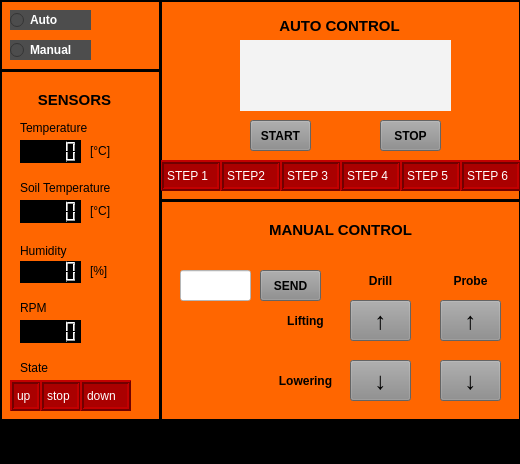
<?xml version="1.0" encoding="UTF-8"?>
<ui version="4.0">
 <class>probeGui</class>
 <widget class="QMainWindow" name="probeGui">
  <property name="windowModality">
   <enum>Qt::ApplicationModal</enum>
  </property>
  <property name="geometry">
   <rect>
    <x>0</x>
    <y>0</y>
    <width>520</width>
    <height>464</height>
   </rect>
  </property>
  <property name="windowTitle">
   <string>Probe Panel</string>
  </property>
  <property name="windowIcon">
   <iconset>
    <normaloff>resources/images/SPlogo_130x90(1naklejka).png</normaloff>resources/images/SPlogo_130x90(1naklejka).png</iconset>
  </property>
  <property name="styleSheet">
   <string notr="true">background-color: rgb(0, 0, 0);</string>
  </property>
  <widget class="QWidget" name="centralwidget">
   <widget class="QFrame" name="controlFrame">
    <property name="geometry">
     <rect>
      <x>0</x>
      <y>0</y>
      <width>161</width>
      <height>71</height>
     </rect>
    </property>
    <property name="palette">
     <palette>
      <active>
       <colorrole role="Button">
        <brush brushstyle="SolidPattern">
         <color alpha="255">
          <red>255</red>
          <green>102</green>
          <blue>0</blue>
         </color>
        </brush>
       </colorrole>
       <colorrole role="Midlight">
        <brush brushstyle="SolidPattern">
         <color alpha="255">
          <red>77</red>
          <green>77</green>
          <blue>77</blue>
         </color>
        </brush>
       </colorrole>
       <colorrole role="Text">
        <brush brushstyle="SolidPattern">
         <color alpha="255">
          <red>255</red>
          <green>102</green>
          <blue>0</blue>
         </color>
        </brush>
       </colorrole>
       <colorrole role="Base">
        <brush brushstyle="SolidPattern">
         <color alpha="255">
          <red>255</red>
          <green>102</green>
          <blue>0</blue>
         </color>
        </brush>
       </colorrole>
       <colorrole role="Window">
        <brush brushstyle="SolidPattern">
         <color alpha="255">
          <red>255</red>
          <green>102</green>
          <blue>0</blue>
         </color>
        </brush>
       </colorrole>
      </active>
      <inactive>
       <colorrole role="Button">
        <brush brushstyle="SolidPattern">
         <color alpha="255">
          <red>255</red>
          <green>102</green>
          <blue>0</blue>
         </color>
        </brush>
       </colorrole>
       <colorrole role="Midlight">
        <brush brushstyle="SolidPattern">
         <color alpha="255">
          <red>77</red>
          <green>77</green>
          <blue>77</blue>
         </color>
        </brush>
       </colorrole>
       <colorrole role="Text">
        <brush brushstyle="SolidPattern">
         <color alpha="255">
          <red>255</red>
          <green>102</green>
          <blue>0</blue>
         </color>
        </brush>
       </colorrole>
       <colorrole role="Base">
        <brush brushstyle="SolidPattern">
         <color alpha="255">
          <red>255</red>
          <green>102</green>
          <blue>0</blue>
         </color>
        </brush>
       </colorrole>
       <colorrole role="Window">
        <brush brushstyle="SolidPattern">
         <color alpha="255">
          <red>255</red>
          <green>102</green>
          <blue>0</blue>
         </color>
        </brush>
       </colorrole>
      </inactive>
      <disabled>
       <colorrole role="Button">
        <brush brushstyle="SolidPattern">
         <color alpha="255">
          <red>255</red>
          <green>102</green>
          <blue>0</blue>
         </color>
        </brush>
       </colorrole>
       <colorrole role="Midlight">
        <brush brushstyle="SolidPattern">
         <color alpha="255">
          <red>77</red>
          <green>77</green>
          <blue>77</blue>
         </color>
        </brush>
       </colorrole>
       <colorrole role="Text">
        <brush brushstyle="SolidPattern">
         <color alpha="255">
          <red>120</red>
          <green>120</green>
          <blue>120</blue>
         </color>
        </brush>
       </colorrole>
       <colorrole role="Base">
        <brush brushstyle="SolidPattern">
         <color alpha="255">
          <red>255</red>
          <green>102</green>
          <blue>0</blue>
         </color>
        </brush>
       </colorrole>
       <colorrole role="Window">
        <brush brushstyle="SolidPattern">
         <color alpha="255">
          <red>255</red>
          <green>102</green>
          <blue>0</blue>
         </color>
        </brush>
       </colorrole>
      </disabled>
     </palette>
    </property>
    <property name="styleSheet">
     <string notr="true">background-color: rgb(255, 102, 0);</string>
    </property>
    <property name="frameShape">
     <enum>QFrame::Panel</enum>
    </property>
    <property name="frameShadow">
     <enum>QFrame::Plain</enum>
    </property>
    <property name="lineWidth">
     <number>2</number>
    </property>
    <property name="midLineWidth">
     <number>9</number>
    </property>
    <widget class="QRadioButton" name="manualControlRadio">
     <property name="geometry">
      <rect>
       <x>10</x>
       <y>40</y>
       <width>81</width>
       <height>20</height>
      </rect>
     </property>
     <property name="font">
      <font>
       <weight>75</weight>
       <bold>true</bold>
      </font>
     </property>
     <property name="styleSheet">
      <string notr="true">color: rgb(255, 255, 255);
background-color: rgb(77, 77, 77);</string>
     </property>
     <property name="text">
      <string>Manual</string>
     </property>
    </widget>
    <widget class="QRadioButton" name="autoControlRadio">
     <property name="geometry">
      <rect>
       <x>10</x>
       <y>10</y>
       <width>81</width>
       <height>20</height>
      </rect>
     </property>
     <property name="font">
      <font>
       <weight>75</weight>
       <bold>true</bold>
      </font>
     </property>
     <property name="styleSheet">
      <string notr="true">background-color: rgb(77, 77, 77);
border-color: rgb(170, 0, 0);
color: rgb(255, 255, 255);</string>
     </property>
     <property name="text">
      <string>Auto</string>
     </property>
    </widget>
   </widget>
   <widget class="QFrame" name="autoFrame">
    <property name="geometry">
     <rect>
      <x>160</x>
      <y>0</y>
      <width>361</width>
      <height>201</height>
     </rect>
    </property>
    <property name="palette">
     <palette>
      <active>
       <colorrole role="Button">
        <brush brushstyle="SolidPattern">
         <color alpha="255">
          <red>255</red>
          <green>102</green>
          <blue>0</blue>
         </color>
        </brush>
       </colorrole>
       <colorrole role="Midlight">
        <brush brushstyle="SolidPattern">
         <color alpha="255">
          <red>77</red>
          <green>77</green>
          <blue>77</blue>
         </color>
        </brush>
       </colorrole>
       <colorrole role="Text">
        <brush brushstyle="SolidPattern">
         <color alpha="255">
          <red>255</red>
          <green>102</green>
          <blue>0</blue>
         </color>
        </brush>
       </colorrole>
       <colorrole role="Base">
        <brush brushstyle="SolidPattern">
         <color alpha="255">
          <red>255</red>
          <green>102</green>
          <blue>0</blue>
         </color>
        </brush>
       </colorrole>
       <colorrole role="Window">
        <brush brushstyle="SolidPattern">
         <color alpha="255">
          <red>255</red>
          <green>102</green>
          <blue>0</blue>
         </color>
        </brush>
       </colorrole>
      </active>
      <inactive>
       <colorrole role="Button">
        <brush brushstyle="SolidPattern">
         <color alpha="255">
          <red>255</red>
          <green>102</green>
          <blue>0</blue>
         </color>
        </brush>
       </colorrole>
       <colorrole role="Midlight">
        <brush brushstyle="SolidPattern">
         <color alpha="255">
          <red>77</red>
          <green>77</green>
          <blue>77</blue>
         </color>
        </brush>
       </colorrole>
       <colorrole role="Text">
        <brush brushstyle="SolidPattern">
         <color alpha="255">
          <red>255</red>
          <green>102</green>
          <blue>0</blue>
         </color>
        </brush>
       </colorrole>
       <colorrole role="Base">
        <brush brushstyle="SolidPattern">
         <color alpha="255">
          <red>255</red>
          <green>102</green>
          <blue>0</blue>
         </color>
        </brush>
       </colorrole>
       <colorrole role="Window">
        <brush brushstyle="SolidPattern">
         <color alpha="255">
          <red>255</red>
          <green>102</green>
          <blue>0</blue>
         </color>
        </brush>
       </colorrole>
      </inactive>
      <disabled>
       <colorrole role="Button">
        <brush brushstyle="SolidPattern">
         <color alpha="255">
          <red>255</red>
          <green>102</green>
          <blue>0</blue>
         </color>
        </brush>
       </colorrole>
       <colorrole role="Midlight">
        <brush brushstyle="SolidPattern">
         <color alpha="255">
          <red>77</red>
          <green>77</green>
          <blue>77</blue>
         </color>
        </brush>
       </colorrole>
       <colorrole role="Text">
        <brush brushstyle="SolidPattern">
         <color alpha="255">
          <red>120</red>
          <green>120</green>
          <blue>120</blue>
         </color>
        </brush>
       </colorrole>
       <colorrole role="Base">
        <brush brushstyle="SolidPattern">
         <color alpha="255">
          <red>255</red>
          <green>102</green>
          <blue>0</blue>
         </color>
        </brush>
       </colorrole>
       <colorrole role="Window">
        <brush brushstyle="SolidPattern">
         <color alpha="255">
          <red>255</red>
          <green>102</green>
          <blue>0</blue>
         </color>
        </brush>
       </colorrole>
      </disabled>
     </palette>
    </property>
    <property name="styleSheet">
     <string notr="true">background-color: rgb(255, 102, 0);</string>
    </property>
    <property name="frameShape">
     <enum>QFrame::Panel</enum>
    </property>
    <property name="frameShadow">
     <enum>QFrame::Plain</enum>
    </property>
    <property name="lineWidth">
     <number>2</number>
    </property>
    <property name="midLineWidth">
     <number>9</number>
    </property>
    <widget class="QLabel" name="label_8">
     <property name="geometry">
      <rect>
       <x>9</x>
       <y>16</y>
       <width>341</width>
       <height>20</height>
      </rect>
     </property>
     <property name="font">
      <font>
       <pointsize>11</pointsize>
       <weight>75</weight>
       <bold>true</bold>
      </font>
     </property>
     <property name="text">
      <string>AUTO CONTROL</string>
     </property>
     <property name="alignment">
      <set>Qt::AlignCenter</set>
     </property>
    </widget>
    <widget class="QPushButton" name="startCycleButton">
     <property name="geometry">
      <rect>
       <x>90</x>
       <y>120</y>
       <width>61</width>
       <height>31</height>
      </rect>
     </property>
     <property name="font">
      <font>
       <weight>75</weight>
       <bold>true</bold>
      </font>
     </property>
     <property name="styleSheet">
      <string notr="true">
background-color: rgb(140, 140, 140);</string>
     </property>
     <property name="text">
      <string>START</string>
     </property>
    </widget>
    <widget class="QPushButton" name="stopCycleButton">
     <property name="geometry">
      <rect>
       <x>220</x>
       <y>120</y>
       <width>61</width>
       <height>31</height>
      </rect>
     </property>
     <property name="font">
      <font>
       <weight>75</weight>
       <bold>true</bold>
      </font>
     </property>
     <property name="styleSheet">
      <string notr="true">
background-color: rgb(140, 140, 140);</string>
     </property>
     <property name="text">
      <string>STOP</string>
     </property>
    </widget>
    <widget class="QLabel" name="stateOneLabel">
     <property name="geometry">
      <rect>
       <x>0</x>
       <y>160</y>
       <width>61</width>
       <height>31</height>
      </rect>
     </property>
     <property name="styleSheet">
      <string notr="true">color: rgb(255, 255, 255);
background-color: rgb(170, 0, 0);</string>
     </property>
     <property name="frameShape">
      <enum>QFrame::Box</enum>
     </property>
     <property name="frameShadow">
      <enum>QFrame::Raised</enum>
     </property>
     <property name="lineWidth">
      <number>2</number>
     </property>
     <property name="text">
      <string>STEP 1</string>
     </property>
    </widget>
    <widget class="QLabel" name="stateTwoLabel">
     <property name="geometry">
      <rect>
       <x>60</x>
       <y>160</y>
       <width>61</width>
       <height>31</height>
      </rect>
     </property>
     <property name="styleSheet">
      <string notr="true">color: rgb(255, 255, 255);
background-color: rgb(170, 0, 0);</string>
     </property>
     <property name="frameShape">
      <enum>QFrame::Box</enum>
     </property>
     <property name="frameShadow">
      <enum>QFrame::Raised</enum>
     </property>
     <property name="lineWidth">
      <number>2</number>
     </property>
     <property name="text">
      <string>STEP2</string>
     </property>
    </widget>
    <widget class="QLabel" name="stateThreeLabel">
     <property name="geometry">
      <rect>
       <x>120</x>
       <y>160</y>
       <width>61</width>
       <height>31</height>
      </rect>
     </property>
     <property name="styleSheet">
      <string notr="true">color: rgb(255, 255, 255);
background-color: rgb(170, 0, 0);</string>
     </property>
     <property name="frameShape">
      <enum>QFrame::Box</enum>
     </property>
     <property name="frameShadow">
      <enum>QFrame::Raised</enum>
     </property>
     <property name="lineWidth">
      <number>2</number>
     </property>
     <property name="text">
      <string>STEP 3</string>
     </property>
    </widget>
    <widget class="QLabel" name="stateFourLabel">
     <property name="geometry">
      <rect>
       <x>180</x>
       <y>160</y>
       <width>61</width>
       <height>31</height>
      </rect>
     </property>
     <property name="styleSheet">
      <string notr="true">color: rgb(255, 255, 255);
background-color: rgb(170, 0, 0);</string>
     </property>
     <property name="frameShape">
      <enum>QFrame::Box</enum>
     </property>
     <property name="frameShadow">
      <enum>QFrame::Raised</enum>
     </property>
     <property name="lineWidth">
      <number>2</number>
     </property>
     <property name="text">
      <string>STEP 4</string>
     </property>
    </widget>
    <widget class="QLabel" name="stateFiveLabel">
     <property name="geometry">
      <rect>
       <x>240</x>
       <y>160</y>
       <width>61</width>
       <height>31</height>
      </rect>
     </property>
     <property name="styleSheet">
      <string notr="true">color: rgb(255, 255, 255);
background-color: rgb(170, 0, 0);</string>
     </property>
     <property name="frameShape">
      <enum>QFrame::Box</enum>
     </property>
     <property name="frameShadow">
      <enum>QFrame::Raised</enum>
     </property>
     <property name="lineWidth">
      <number>2</number>
     </property>
     <property name="text">
      <string>STEP 5</string>
     </property>
    </widget>
    <widget class="QLabel" name="stateSixLabel">
     <property name="geometry">
      <rect>
       <x>300</x>
       <y>160</y>
       <width>61</width>
       <height>31</height>
      </rect>
     </property>
     <property name="styleSheet">
      <string notr="true">color: rgb(255, 255, 255);
background-color: rgb(170, 0, 0);</string>
     </property>
     <property name="frameShape">
      <enum>QFrame::Box</enum>
     </property>
     <property name="frameShadow">
      <enum>QFrame::Raised</enum>
     </property>
     <property name="lineWidth">
      <number>2</number>
     </property>
     <property name="text">
      <string>STEP 6</string>
     </property>
    </widget>
    <widget class="QLabel" name="processLabel">
     <property name="geometry">
      <rect>
       <x>80</x>
       <y>40</y>
       <width>211</width>
       <height>71</height>
      </rect>
     </property>
     <property name="styleSheet">
      <string notr="true">background-color: rgb(243, 243, 243);
color: rgb(0, 0, 0);</string>
     </property>
     <property name="text">
      <string/>
     </property>
    </widget>
   </widget>
   <widget class="QFrame" name="manualFrame">
    <property name="geometry">
     <rect>
      <x>160</x>
      <y>200</y>
      <width>361</width>
      <height>221</height>
     </rect>
    </property>
    <property name="palette">
     <palette>
      <active>
       <colorrole role="Button">
        <brush brushstyle="SolidPattern">
         <color alpha="255">
          <red>255</red>
          <green>102</green>
          <blue>0</blue>
         </color>
        </brush>
       </colorrole>
       <colorrole role="Midlight">
        <brush brushstyle="SolidPattern">
         <color alpha="255">
          <red>77</red>
          <green>77</green>
          <blue>77</blue>
         </color>
        </brush>
       </colorrole>
       <colorrole role="Text">
        <brush brushstyle="SolidPattern">
         <color alpha="255">
          <red>255</red>
          <green>102</green>
          <blue>0</blue>
         </color>
        </brush>
       </colorrole>
       <colorrole role="Base">
        <brush brushstyle="SolidPattern">
         <color alpha="255">
          <red>255</red>
          <green>102</green>
          <blue>0</blue>
         </color>
        </brush>
       </colorrole>
       <colorrole role="Window">
        <brush brushstyle="SolidPattern">
         <color alpha="255">
          <red>255</red>
          <green>102</green>
          <blue>0</blue>
         </color>
        </brush>
       </colorrole>
      </active>
      <inactive>
       <colorrole role="Button">
        <brush brushstyle="SolidPattern">
         <color alpha="255">
          <red>255</red>
          <green>102</green>
          <blue>0</blue>
         </color>
        </brush>
       </colorrole>
       <colorrole role="Midlight">
        <brush brushstyle="SolidPattern">
         <color alpha="255">
          <red>77</red>
          <green>77</green>
          <blue>77</blue>
         </color>
        </brush>
       </colorrole>
       <colorrole role="Text">
        <brush brushstyle="SolidPattern">
         <color alpha="255">
          <red>255</red>
          <green>102</green>
          <blue>0</blue>
         </color>
        </brush>
       </colorrole>
       <colorrole role="Base">
        <brush brushstyle="SolidPattern">
         <color alpha="255">
          <red>255</red>
          <green>102</green>
          <blue>0</blue>
         </color>
        </brush>
       </colorrole>
       <colorrole role="Window">
        <brush brushstyle="SolidPattern">
         <color alpha="255">
          <red>255</red>
          <green>102</green>
          <blue>0</blue>
         </color>
        </brush>
       </colorrole>
      </inactive>
      <disabled>
       <colorrole role="Button">
        <brush brushstyle="SolidPattern">
         <color alpha="255">
          <red>255</red>
          <green>102</green>
          <blue>0</blue>
         </color>
        </brush>
       </colorrole>
       <colorrole role="Midlight">
        <brush brushstyle="SolidPattern">
         <color alpha="255">
          <red>77</red>
          <green>77</green>
          <blue>77</blue>
         </color>
        </brush>
       </colorrole>
       <colorrole role="Text">
        <brush brushstyle="SolidPattern">
         <color alpha="255">
          <red>120</red>
          <green>120</green>
          <blue>120</blue>
         </color>
        </brush>
       </colorrole>
       <colorrole role="Base">
        <brush brushstyle="SolidPattern">
         <color alpha="255">
          <red>255</red>
          <green>102</green>
          <blue>0</blue>
         </color>
        </brush>
       </colorrole>
       <colorrole role="Window">
        <brush brushstyle="SolidPattern">
         <color alpha="255">
          <red>255</red>
          <green>102</green>
          <blue>0</blue>
         </color>
        </brush>
       </colorrole>
      </disabled>
     </palette>
    </property>
    <property name="styleSheet">
     <string notr="true">background-color: rgb(255, 102, 0);</string>
    </property>
    <property name="frameShape">
     <enum>QFrame::Panel</enum>
    </property>
    <property name="frameShadow">
     <enum>QFrame::Plain</enum>
    </property>
    <property name="lineWidth">
     <number>2</number>
    </property>
    <property name="midLineWidth">
     <number>9</number>
    </property>
    <widget class="QLabel" name="label_10">
     <property name="geometry">
      <rect>
       <x>10</x>
       <y>20</y>
       <width>341</width>
       <height>20</height>
      </rect>
     </property>
     <property name="font">
      <font>
       <pointsize>11</pointsize>
       <weight>75</weight>
       <bold>true</bold>
      </font>
     </property>
     <property name="text">
      <string>MANUAL CONTROL</string>
     </property>
     <property name="alignment">
      <set>Qt::AlignCenter</set>
     </property>
    </widget>
    <widget class="QLabel" name="label_11">
     <property name="geometry">
      <rect>
       <x>190</x>
       <y>70</y>
       <width>61</width>
       <height>21</height>
      </rect>
     </property>
     <property name="font">
      <font>
       <weight>75</weight>
       <bold>true</bold>
      </font>
     </property>
     <property name="text">
      <string>Drill</string>
     </property>
     <property name="alignment">
      <set>Qt::AlignCenter</set>
     </property>
    </widget>
    <widget class="QLineEdit" name="velocityInputLabel">
     <property name="geometry">
      <rect>
       <x>20</x>
       <y>70</y>
       <width>71</width>
       <height>31</height>
      </rect>
     </property>
     <property name="styleSheet">
      <string notr="true">background-color: rgb(255, 255, 255);</string>
     </property>
    </widget>
    <widget class="QPushButton" name="sendVelocityButton">
     <property name="geometry">
      <rect>
       <x>100</x>
       <y>70</y>
       <width>61</width>
       <height>31</height>
      </rect>
     </property>
     <property name="font">
      <font>
       <weight>75</weight>
       <bold>true</bold>
      </font>
     </property>
     <property name="styleSheet">
      <string notr="true">
background-color: rgb(140, 140, 140);</string>
     </property>
     <property name="text">
      <string>SEND</string>
     </property>
    </widget>
    <widget class="QPushButton" name="upArrowButtonDrill">
     <property name="geometry">
      <rect>
       <x>190</x>
       <y>100</y>
       <width>61</width>
       <height>41</height>
      </rect>
     </property>
     <property name="font">
      <font>
       <pointsize>18</pointsize>
       <weight>75</weight>
       <italic>false</italic>
       <bold>true</bold>
       <underline>false</underline>
       <strikeout>false</strikeout>
      </font>
     </property>
     <property name="styleSheet">
      <string notr="true">
background-color: rgb(140, 140, 140);</string>
     </property>
     <property name="text">
      <string>↑</string>
     </property>
    </widget>
    <widget class="QPushButton" name="upArrowButtonProbe">
     <property name="geometry">
      <rect>
       <x>280</x>
       <y>100</y>
       <width>61</width>
       <height>41</height>
      </rect>
     </property>
     <property name="font">
      <font>
       <pointsize>18</pointsize>
       <weight>75</weight>
       <italic>false</italic>
       <bold>true</bold>
       <underline>false</underline>
       <strikeout>false</strikeout>
      </font>
     </property>
     <property name="styleSheet">
      <string notr="true">
background-color: rgb(140, 140, 140);</string>
     </property>
     <property name="text">
      <string>↑</string>
     </property>
    </widget>
    <widget class="QPushButton" name="downArrowButtonProbe">
     <property name="geometry">
      <rect>
       <x>280</x>
       <y>160</y>
       <width>61</width>
       <height>41</height>
      </rect>
     </property>
     <property name="font">
      <font>
       <pointsize>18</pointsize>
       <weight>75</weight>
       <italic>false</italic>
       <bold>true</bold>
       <underline>false</underline>
       <strikeout>false</strikeout>
      </font>
     </property>
     <property name="styleSheet">
      <string notr="true">
background-color: rgb(140, 140, 140);</string>
     </property>
     <property name="text">
      <string>↓</string>
     </property>
    </widget>
    <widget class="QPushButton" name="downArrowButtonDrill">
     <property name="geometry">
      <rect>
       <x>190</x>
       <y>160</y>
       <width>61</width>
       <height>41</height>
      </rect>
     </property>
     <property name="font">
      <font>
       <pointsize>18</pointsize>
       <weight>75</weight>
       <italic>false</italic>
       <bold>true</bold>
       <underline>false</underline>
       <strikeout>false</strikeout>
      </font>
     </property>
     <property name="styleSheet">
      <string notr="true">
background-color: rgb(140, 140, 140);</string>
     </property>
     <property name="text">
      <string>↓</string>
     </property>
    </widget>
    <widget class="QLabel" name="label_16">
     <property name="geometry">
      <rect>
       <x>280</x>
       <y>70</y>
       <width>61</width>
       <height>21</height>
      </rect>
     </property>
     <property name="font">
      <font>
       <weight>75</weight>
       <bold>true</bold>
      </font>
     </property>
     <property name="text">
      <string>Probe</string>
     </property>
     <property name="alignment">
      <set>Qt::AlignCenter</set>
     </property>
    </widget>
    <widget class="QLabel" name="label_17">
     <property name="geometry">
      <rect>
       <x>110</x>
       <y>110</y>
       <width>71</width>
       <height>21</height>
      </rect>
     </property>
     <property name="font">
      <font>
       <weight>75</weight>
       <bold>true</bold>
      </font>
     </property>
     <property name="text">
      <string>Lifting</string>
     </property>
     <property name="alignment">
      <set>Qt::AlignCenter</set>
     </property>
    </widget>
    <widget class="QLabel" name="label_20">
     <property name="geometry">
      <rect>
       <x>110</x>
       <y>170</y>
       <width>71</width>
       <height>21</height>
      </rect>
     </property>
     <property name="font">
      <font>
       <weight>75</weight>
       <bold>true</bold>
      </font>
     </property>
     <property name="text">
      <string>Lowering</string>
     </property>
     <property name="alignment">
      <set>Qt::AlignCenter</set>
     </property>
    </widget>
   </widget>
   <widget class="QFrame" name="sensorFrame">
    <property name="geometry">
     <rect>
      <x>0</x>
      <y>70</y>
      <width>161</width>
      <height>351</height>
     </rect>
    </property>
    <property name="palette">
     <palette>
      <active>
       <colorrole role="Button">
        <brush brushstyle="SolidPattern">
         <color alpha="255">
          <red>255</red>
          <green>102</green>
          <blue>0</blue>
         </color>
        </brush>
       </colorrole>
       <colorrole role="Midlight">
        <brush brushstyle="SolidPattern">
         <color alpha="255">
          <red>77</red>
          <green>77</green>
          <blue>77</blue>
         </color>
        </brush>
       </colorrole>
       <colorrole role="Text">
        <brush brushstyle="SolidPattern">
         <color alpha="255">
          <red>255</red>
          <green>102</green>
          <blue>0</blue>
         </color>
        </brush>
       </colorrole>
       <colorrole role="Base">
        <brush brushstyle="SolidPattern">
         <color alpha="255">
          <red>255</red>
          <green>102</green>
          <blue>0</blue>
         </color>
        </brush>
       </colorrole>
       <colorrole role="Window">
        <brush brushstyle="SolidPattern">
         <color alpha="255">
          <red>255</red>
          <green>102</green>
          <blue>0</blue>
         </color>
        </brush>
       </colorrole>
      </active>
      <inactive>
       <colorrole role="Button">
        <brush brushstyle="SolidPattern">
         <color alpha="255">
          <red>255</red>
          <green>102</green>
          <blue>0</blue>
         </color>
        </brush>
       </colorrole>
       <colorrole role="Midlight">
        <brush brushstyle="SolidPattern">
         <color alpha="255">
          <red>77</red>
          <green>77</green>
          <blue>77</blue>
         </color>
        </brush>
       </colorrole>
       <colorrole role="Text">
        <brush brushstyle="SolidPattern">
         <color alpha="255">
          <red>255</red>
          <green>102</green>
          <blue>0</blue>
         </color>
        </brush>
       </colorrole>
       <colorrole role="Base">
        <brush brushstyle="SolidPattern">
         <color alpha="255">
          <red>255</red>
          <green>102</green>
          <blue>0</blue>
         </color>
        </brush>
       </colorrole>
       <colorrole role="Window">
        <brush brushstyle="SolidPattern">
         <color alpha="255">
          <red>255</red>
          <green>102</green>
          <blue>0</blue>
         </color>
        </brush>
       </colorrole>
      </inactive>
      <disabled>
       <colorrole role="Button">
        <brush brushstyle="SolidPattern">
         <color alpha="255">
          <red>255</red>
          <green>102</green>
          <blue>0</blue>
         </color>
        </brush>
       </colorrole>
       <colorrole role="Midlight">
        <brush brushstyle="SolidPattern">
         <color alpha="255">
          <red>77</red>
          <green>77</green>
          <blue>77</blue>
         </color>
        </brush>
       </colorrole>
       <colorrole role="Text">
        <brush brushstyle="SolidPattern">
         <color alpha="255">
          <red>120</red>
          <green>120</green>
          <blue>120</blue>
         </color>
        </brush>
       </colorrole>
       <colorrole role="Base">
        <brush brushstyle="SolidPattern">
         <color alpha="255">
          <red>255</red>
          <green>102</green>
          <blue>0</blue>
         </color>
        </brush>
       </colorrole>
       <colorrole role="Window">
        <brush brushstyle="SolidPattern">
         <color alpha="255">
          <red>255</red>
          <green>102</green>
          <blue>0</blue>
         </color>
        </brush>
       </colorrole>
      </disabled>
     </palette>
    </property>
    <property name="styleSheet">
     <string notr="true">background-color: rgb(255, 102, 0);</string>
    </property>
    <property name="frameShape">
     <enum>QFrame::Panel</enum>
    </property>
    <property name="frameShadow">
     <enum>QFrame::Plain</enum>
    </property>
    <property name="lineWidth">
     <number>2</number>
    </property>
    <property name="midLineWidth">
     <number>9</number>
    </property>
    <widget class="QLabel" name="label_18">
     <property name="geometry">
      <rect>
       <x>4</x>
       <y>20</y>
       <width>141</width>
       <height>20</height>
      </rect>
     </property>
     <property name="font">
      <font>
       <pointsize>11</pointsize>
       <weight>75</weight>
       <bold>true</bold>
      </font>
     </property>
     <property name="text">
      <string>SENSORS</string>
     </property>
     <property name="alignment">
      <set>Qt::AlignCenter</set>
     </property>
    </widget>
    <widget class="QLCDNumber" name="temperatureLcd">
     <property name="geometry">
      <rect>
       <x>20</x>
       <y>70</y>
       <width>61</width>
       <height>23</height>
      </rect>
     </property>
     <property name="styleSheet">
      <string notr="true">color: rgb(255, 255, 255);
background-color: rgb(0, 0, 0);</string>
     </property>
    </widget>
    <widget class="QLCDNumber" name="soilTemperatureLcd">
     <property name="geometry">
      <rect>
       <x>20</x>
       <y>130</y>
       <width>61</width>
       <height>23</height>
      </rect>
     </property>
     <property name="styleSheet">
      <string notr="true">color: rgb(255, 255, 255);
background-color: rgb(0, 0, 0);</string>
     </property>
    </widget>
    <widget class="QLCDNumber" name="humidityLcd">
     <property name="geometry">
      <rect>
       <x>20</x>
       <y>190</y>
       <width>61</width>
       <height>23</height>
      </rect>
     </property>
     <property name="styleSheet">
      <string notr="true">color: rgb(255, 255, 255);
background-color: rgb(0, 0, 0);</string>
     </property>
    </widget>
    <widget class="QLCDNumber" name="rpmLcd">
     <property name="geometry">
      <rect>
       <x>20</x>
       <y>250</y>
       <width>61</width>
       <height>23</height>
      </rect>
     </property>
     <property name="styleSheet">
      <string notr="true">color: rgb(255, 255, 255);
background-color: rgb(0, 0, 0);</string>
     </property>
    </widget>
    <widget class="QLabel" name="label_6">
     <property name="geometry">
      <rect>
       <x>20</x>
       <y>50</y>
       <width>91</width>
       <height>16</height>
      </rect>
     </property>
     <property name="text">
      <string>Temperature</string>
     </property>
    </widget>
    <widget class="QLabel" name="label_9">
     <property name="geometry">
      <rect>
       <x>20</x>
       <y>110</y>
       <width>121</width>
       <height>16</height>
      </rect>
     </property>
     <property name="text">
      <string>Soil Temperature</string>
     </property>
    </widget>
    <widget class="QLabel" name="label_13">
     <property name="geometry">
      <rect>
       <x>20</x>
       <y>170</y>
       <width>81</width>
       <height>21</height>
      </rect>
     </property>
     <property name="text">
      <string>Humidity</string>
     </property>
    </widget>
    <widget class="QLabel" name="label_14">
     <property name="geometry">
      <rect>
       <x>20</x>
       <y>230</y>
       <width>31</width>
       <height>16</height>
      </rect>
     </property>
     <property name="text">
      <string>RPM</string>
     </property>
    </widget>
    <widget class="QLabel" name="label_19">
     <property name="geometry">
      <rect>
       <x>20</x>
       <y>290</y>
       <width>81</width>
       <height>16</height>
      </rect>
     </property>
     <property name="text">
      <string>State</string>
     </property>
    </widget>
    <widget class="QLabel" name="label_12">
     <property name="geometry">
      <rect>
       <x>90</x>
       <y>70</y>
       <width>41</width>
       <height>21</height>
      </rect>
     </property>
     <property name="text">
      <string>[°C]</string>
     </property>
    </widget>
    <widget class="QLabel" name="label_15">
     <property name="geometry">
      <rect>
       <x>90</x>
       <y>130</y>
       <width>41</width>
       <height>21</height>
      </rect>
     </property>
     <property name="text">
      <string>[°C]</string>
     </property>
    </widget>
    <widget class="QLabel" name="upStateLabel">
     <property name="geometry">
      <rect>
       <x>10</x>
       <y>310</y>
       <width>31</width>
       <height>31</height>
      </rect>
     </property>
     <property name="styleSheet">
      <string notr="true">color: rgb(255, 255, 255);
background-color: rgb(170, 0, 0);</string>
     </property>
     <property name="frameShape">
      <enum>QFrame::Box</enum>
     </property>
     <property name="frameShadow">
      <enum>QFrame::Raised</enum>
     </property>
     <property name="lineWidth">
      <number>2</number>
     </property>
     <property name="text">
      <string>up</string>
     </property>
    </widget>
    <widget class="QLabel" name="stopStateLabel">
     <property name="geometry">
      <rect>
       <x>40</x>
       <y>310</y>
       <width>41</width>
       <height>31</height>
      </rect>
     </property>
     <property name="styleSheet">
      <string notr="true">color: rgb(255, 255, 255);
background-color: rgb(170, 0, 0);</string>
     </property>
     <property name="frameShape">
      <enum>QFrame::Box</enum>
     </property>
     <property name="frameShadow">
      <enum>QFrame::Raised</enum>
     </property>
     <property name="lineWidth">
      <number>2</number>
     </property>
     <property name="text">
      <string>stop</string>
     </property>
    </widget>
    <widget class="QLabel" name="downStateLabel">
     <property name="geometry">
      <rect>
       <x>80</x>
       <y>310</y>
       <width>51</width>
       <height>31</height>
      </rect>
     </property>
     <property name="styleSheet">
      <string notr="true">color: rgb(255, 255, 255);
background-color: rgb(170, 0, 0);</string>
     </property>
     <property name="frameShape">
      <enum>QFrame::Box</enum>
     </property>
     <property name="frameShadow">
      <enum>QFrame::Raised</enum>
     </property>
     <property name="lineWidth">
      <number>2</number>
     </property>
     <property name="text">
      <string>down</string>
     </property>
    </widget>
    <widget class="QLabel" name="label_22">
     <property name="geometry">
      <rect>
       <x>90</x>
       <y>190</y>
       <width>31</width>
       <height>21</height>
      </rect>
     </property>
     <property name="text">
      <string>[%]</string>
     </property>
    </widget>
   </widget>
  </widget>
  <widget class="QMenuBar" name="menubar">
   <property name="geometry">
    <rect>
     <x>0</x>
     <y>0</y>
     <width>520</width>
     <height>22</height>
    </rect>
   </property>
  </widget>
  <widget class="QStatusBar" name="statusbar"/>
 </widget>
 <resources/>
 <connections/>
</ui>
